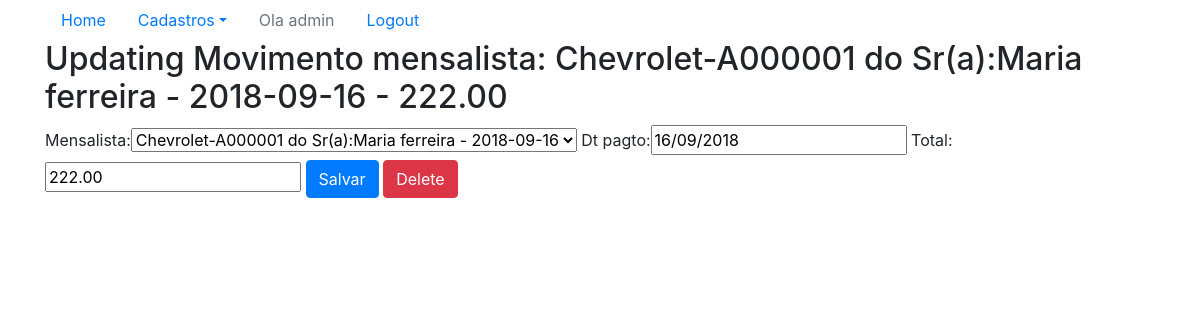
The page /sistema/mov-mensalista-update/4/ (signed in) on the database its author committed.
### core/models.py (models this page shows)
class MovMensalista(models.Model):
    mensalista = models.ForeignKey(Mensalista, on_delete=models.CASCADE)
    dt_pagto = models.DateField()
    total = models.DecimalField(max_digits=6, decimal_places=2)
    """ Para remover o erro d: E1101:Class 'Pessoa' has no 'objects' member """
    objects = models.Manager()
    def __str__(self):
        return str(self.mensalista) +' - '+ str(self.total)

class Mensalista(models.Model):
    veiculo = models.ForeignKey(Veiculo, on_delete=models.CASCADE)
    inicio = models.DateField()
    valor_mes = models.DecimalField(max_digits=6, decimal_places=2)
    """ Para remover o erro d: E1101:Class 'Pessoa' has no 'objects' member """
    objects = models.Manager()
    def __str__(self):
        return str(self.veiculo)+' - '+str(self.inicio)

class Veiculo(models.Model):
    marca = models.ForeignKey(Marca, on_delete=models.CASCADE)
    placa = models.CharField(max_length=7)
    proprietario = models.ForeignKey(Pessoa, on_delete=models.CASCADE)
    cor = models.CharField(max_length=15)
    observaces = models.TextField()
    """ Para remover o erro d: E1101:Class 'Pessoa' has no 'objects' member """
    objects = models.Manager()
    def __str__(self):
        return (
            str(self.marca) + '-'+ self.placa + ' do Sr(a):'
            + str(self.proprietario)
        )

class Marca(models.Model):
    nome = models.CharField(max_length=50)
    """ Para remover o erro d: E1101:Class 'Pessoa' has no 'objects' member """
    objects = models.Manager()
    def __str__(self):
        return self.nome

class Pessoa(models.Model):
    nome = models.CharField(max_length=100)
    endereco = models.CharField(max_length=200)
    telefone = models.CharField(max_length=20)
    """ Para remover o erro d: E1101:Class 'Pessoa' has no 'objects' member """
    objects = models.Manager()
    def __str__(self):
        return self.nome

### core/views.py (the view)
# urls.py: re_path(r'^mov-mensalista-update/(?P<id>\d+)/$', mov_mensalista_update,
@login_required
def mov_mensalista_update(request, id):
    data = {}
    mov_mensalista = MovMensalista.objects.get(id=id)
    form = MovMensalistaForm(request.POST or None, instance=mov_mensalista)
    data['mov_mensalista'] = mov_mensalista
    data['form'] = form
    if request.method == 'POST':
        if form.is_valid():
            form.save()
            return redirect('core_lista_movimentos_mensalistas')
    else:
        return render(request, 'core/update_mov_mensalista.html', data)

### core/forms.py
class MovMensalistaForm(ModelForm):
    class Meta:
        model  = MovMensalista
        fields = '__all__'

### core/templates/core/update_mov_mensalista.html (shortened to what this page needs)
{% extends 'base.html' %}
{% load bootstrap %}
{% block main %}
<div class="row">
    <div class="col">
        <h2>Updating Movimento mensalista: {{mov_mensalista}}</h2>
        <form action="{% url 'core_mov_mensalista_update' mov_mensalista.id %}" method="POST">
            {{form|bootstrap}}
            <button type="submit" class="btn btn-primary">Salvar</button>
            <a href="{% url 'core_mov_mensalista_delete' mov_mensalista.id%}" class="btn btn-danger"> Delete </a>
        </form>
    </div>
</div>
{% endblock  %}

### templates/base.html (shortened to what this page needs)
{% load static %}
<!DOCTYPE html>
<html lang="pt-br">
<head>
    <link rel="stylesheet" href="{% static 'bootstrap/css/bootstrap.css' %}">
    <link rel="stylesheet" href="{% static 'css/style.css' %}">
</head>
<body>
    <div class="container">
        {% block menu %}
            <ul class="nav nav-pills">
                <li class="nav-item">
                    <a class="nav-link {{menu_home_ativo}}" href="{% url 'core_home' %}">Home</a>
                </li>
                <li class="nav-item dropdown">
                    <a class="nav-link dropdown-toggle {{menu_cadastro_ativo}}" data-toggle="dropdown" href="#" role="button" aria-haspopup="true" aria-expanded="false">Cadastros</a>
                </li>
                {% if user.is_authenticated  %}
                <li class="nav-item">
                    <a class="nav-link disabled" href="">Ola {{user}} </a>
                </li>
                <li class="nav-item">
                    <a class="nav-link" href=" {% url 'logout' %}">Logout</a>
                </li>
                {% else %}
                <li class="nav-item">
                    <a class="nav-link" href=" {% url 'login' %}">Login</a>
                </li>
                {% endif %}
            </ul>
        {% endblock %}
        {% block main %}
        {% endblock  %}
    </div>
</body>
</html>

### rows shown on the page
MovMensalista: mensalista+total "Chevrolet-A000001 do Sr(a):Maria ferreira - 2018-09-16 - 222.00", mensalista "Chevrolet-A000001 do Sr(a):Maria ferreira - 2018-09-16", dt_pagto "16/09/2018", total "222.00"

### other values the page prints
{{ user }} "admin"
